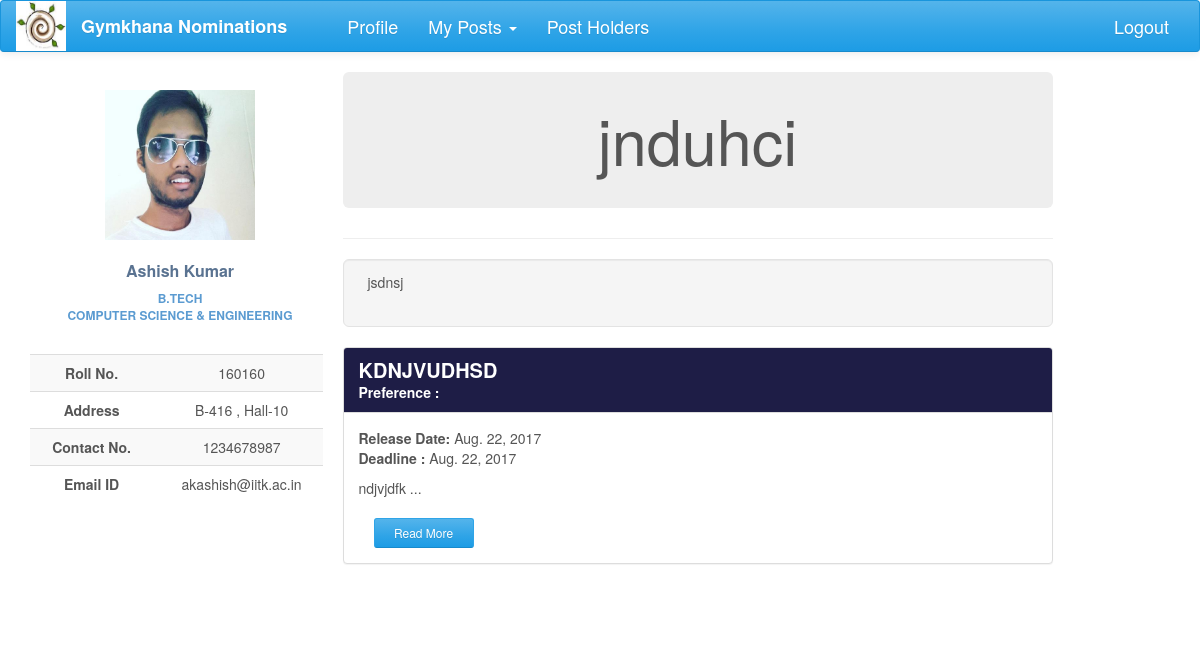
/nominations/group_nomi_detail/15/ (signed in), run on an earlier commit of the app's database.
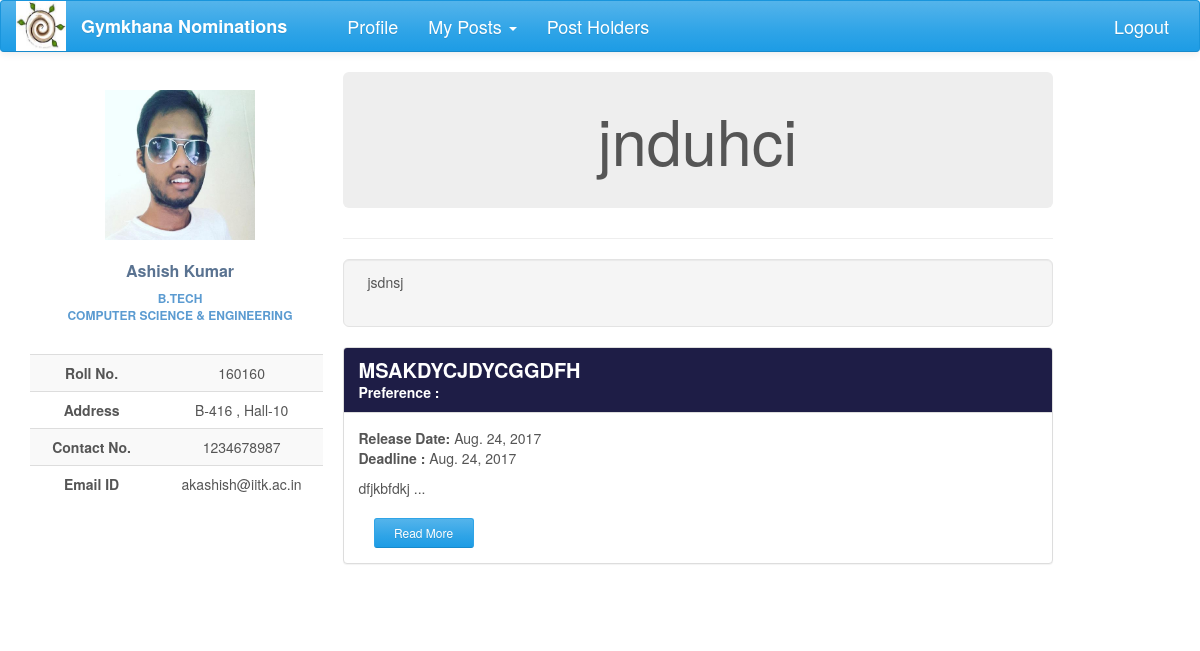
And on a later commit of the database.
### nomi/models.py (models this page shows, shortened)
class Nomination(models.Model):
    name = models.CharField(max_length=200)
    description = models.TextField(max_length=20000, null=True, blank=True)
    brief_desc = models.TextField(max_length=300, null=True, blank=True)
    nomi_post = models.ForeignKey(Post, null=True)
    nomi_form = models.OneToOneField('forms.Questionnaire', null=True, blank=True)
    nomi_session = models.IntegerField(null=True)
    status = models.CharField(max_length=50, choices=STATUS, default='Nomination created')
    result_approvals = models.ManyToManyField(Post, related_name='result_approvals', symmetrical=False, blank=True)
    nomi_approvals = models.ManyToManyField(Post, related_name='nomi_approvals', symmetrical=False, blank=True)
    group_status = models.CharField(max_length=50, choices=GROUP_STATUS, default='normal')
    tags = models.ManyToManyField(Club, related_name='club_nomi', symmetrical=False, blank=True)
    opening_date = models.DateField(null=True, blank=True)
    re_opening_date = models.DateField(null=True, blank=True, editable=True)
    deadline = models.DateField(null=True, blank=True, editable=True)
    interview_panel = models.ManyToManyField(User, related_name='panel', symmetrical=False, blank=True)

### nomi/views.py (the view)
# urls.py: url(r'^group_nomi_detail/(?P<pk>\d+)/$', views.group_nomi_detail, name='group_nomi_detail'),
@login_required
def group_nomi_detail(request, pk):
    group_nomi = GroupNomination.objects.get(pk=pk)
    admin = 0
    for post in request.user.posts.all():
        if post in group_nomi.approvals.all():
            admin = post
    form_confirm = ConfirmApplication(request.POST or None)
    if form_confirm.is_valid():
        for nomi in group_nomi.nominations.all():
            nomi.open_to_users()
        group_nomi.status = 'out'
        group_nomi.save()
    return render(request, 'group_detail.html', {'group_nomi': group_nomi, 'admin': admin,
                                                 'form_confirm': form_confirm})

### nomi/global_contexts.py (called while the page is built)
def context(request):
    if request.user.is_authenticated:
        try:
            my_profile = UserProfile.objects.get(user=request.user)
            my_posts = Post.objects.filter(post_holders=request.user)
            interviews = Nomination.objects.filter(interview_panel=request.user)
            length = len(my_posts)
            senate = False
            for post in my_posts:
                if post.perms == 'can ratify the post':
                    senate = True
            return {'my_posts': my_posts, 'my_profile': my_profile, 'senate': senate, 'length': length,
                    'interviews': interviews}
        except ObjectDoesNotExist:
            return {'my_posts': 0, 'my_profile': 0}
    else:
        return {'my_posts': 0, 'my_profile': 0}

### nomi/models.py (called while the page is built)
    def image_url(self):
        if self.user_img and hasattr(self.user_img, 'url'):
            return self.user_img.url
        else:
            return '/static/nomi/img/banner.png'

### nomi/templates/group_detail.html (shortened to what this page needs)
{% extends 'base2.html' %}
{% load staticfiles %}
{% load bootstrap %}
{% block content %}
<div class="profile-content">
    <div class="jumbotron">
        <div class="jumbotron-title">
            <h1 style="text-align: center">{{group_nomi.name}}</h1>
        </div>
    </div>
    <hr>
    <div class="well well-lg">
        <p style="text-align: justify" class="text-center" >
            {% autoescape off %}
            {{group_nomi.description|linebreaks}}
            {% endautoescape %}
        </p>
    </div>
     <div>
         {% for nomi in group_nomi.nominations.all %}
             <div class="panel panel-success">
                <div class="panel-heading" style="background-color: #1e1d46">
                    <h3 class="panel-title" style="font-weight: bolder; font-size: 20px">{{ nomi.name.upper }}</h3>
                    <span style="font-weight: bolder">Preference : </span>
                </div>
                <div class="panel-body">
                    <div><span style="font-weight: bold">Release Date: </span> {{nomi.opening_date}}</div>
                    <p><span style="font-weight: bolder"> Deadline :  </span>{{nomi.deadline}}</p>
                    <p>{{nomi.brief_desc}} ...</p>
                    <div class="col-lg-2">
                        <a href="{% url 'nomi_detail' nomi_pk=nomi.pk %}"
                           class="btn btn-sm read-more-button btn-primary">Read More</a>
                    </div>
                </div>
            </div>
         {% endfor %}
     </div>
</div>
{% endblock %}

What changed in the data, as far as the page shows it:
no longer on this page (row edited): Nomination: name "KDNJVUDHSD", opening_date "Aug. 22, 2017", deadline "Aug. 22, 2017", brief_desc "ndjvjdfk"
added Nomination: name "MSAKDYCJDYCGGDFH", opening_date "Aug. 24, 2017", deadline "Aug. 24, 2017", brief_desc "dfjkbfdkj"
